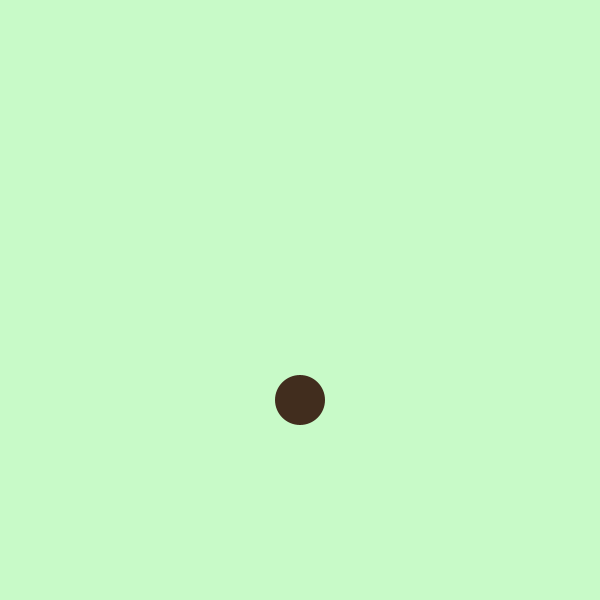
Frame 1 (no input)
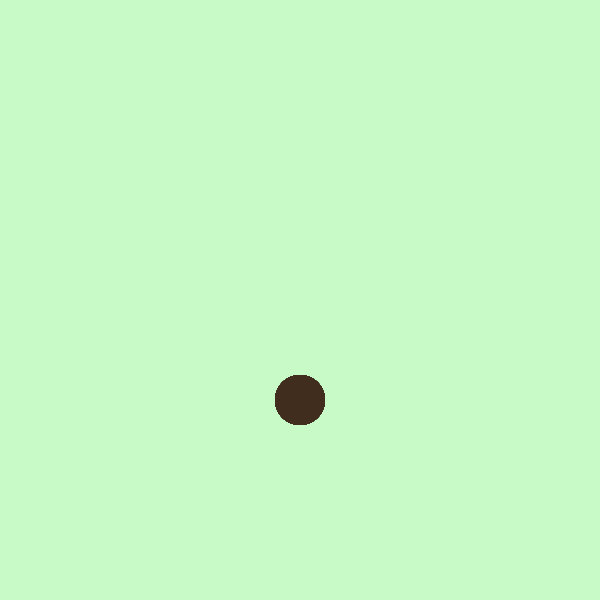
Frame 60 (the mouse pressed at the canvas centre just before this capture)
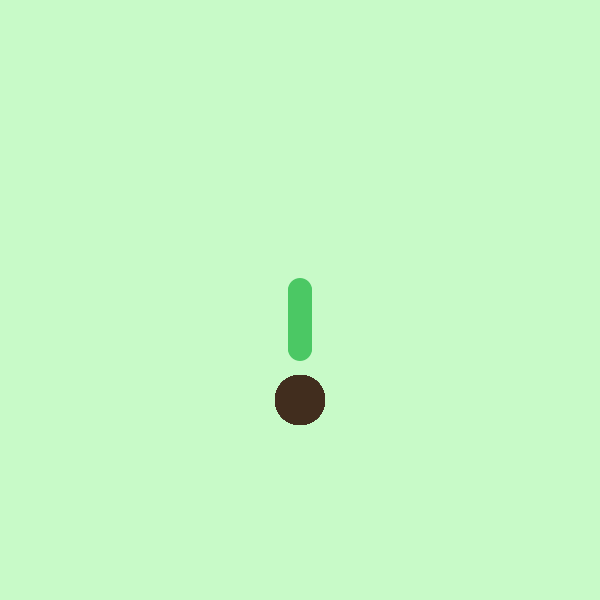
Frame 120 (the mouse held since frame 60 and released just before this capture)

The Processing sketch that drew these frames (run headless with seeded random() and noise(); from frame 60 on, the mouse is pressed at the canvas centre):

// Processing sketch: processing_160426
// ── processing_160426.pde

int x;
int y;
float growSpeed;

 
void setup() {
  //background & Info
 
  size(600,600);
  background(200,250,200);
  x = 300;
  y = 400;
  growSpeed = -0.5f;

  /* circle = createShape(ELLIPSE,x,y-25,30,30);
  circle.setFill(color(50,50,60));
  circle.setStroke(false);*/
  
}

void draw() {
  
  //seed 
 
  fill(65,45,30);
  noStroke();
  ellipse(x,400,50,50);
  
  //stem
  if (mousePressed ==  true) {
    
   y+=growSpeed;
   fill (75,200,100);
  noStroke();
  ellipse(x,y-50,24,24);
  }
  
  //EndGrowth
  if( y<=250) {
    growSpeed=-1000;
   
    //tried to make something blossom at the end, got errors. 
   // createShape(ELLIPSE,x,y-25,30,30);
    
  }
  
  
  
  /*fill (75,200,110);
  noStroke();
  ellipse(x,y-75,18,18);
  
  fill (75,200,110);
  noStroke();
  ellipse(x,y-100,15,15);
  
  fill (75, 200, 110);
  noStroke();
  ellipse(x,y-125,12.5f,12.5f);
*/
  
}
